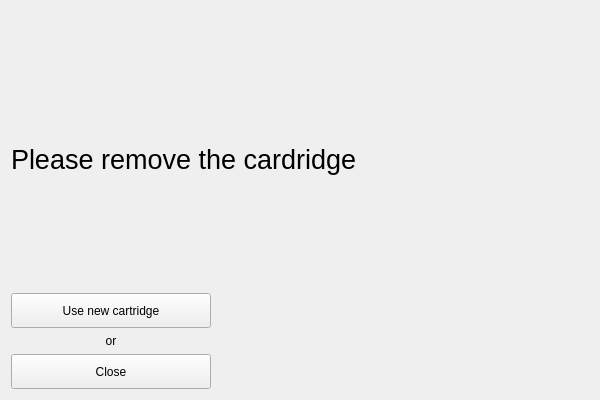
<?xml version="1.0" encoding="UTF-8"?>
<ui version="4.0">
 <class>Form</class>
 <widget class="QWidget" name="Form">
  <property name="geometry">
   <rect>
    <x>0</x>
    <y>0</y>
    <width>600</width>
    <height>400</height>
   </rect>
  </property>
  <property name="minimumSize">
   <size>
    <width>600</width>
    <height>400</height>
   </size>
  </property>
  <property name="windowTitle">
   <string>Form</string>
  </property>
  <layout class="QVBoxLayout" name="verticalLayout" stretch="0,3,1">
   <item>
    <widget class="QLabel" name="picture_label">
     <property name="text">
      <string/>
     </property>
    </widget>
   </item>
   <item>
    <widget class="QLabel" name="label">
     <property name="font">
      <font>
       <pointsize>20</pointsize>
      </font>
     </property>
     <property name="text">
      <string>Please remove the cardridge</string>
     </property>
    </widget>
   </item>
   <item>
    <layout class="QHBoxLayout" name="horizontalLayout">
     <item>
      <layout class="QVBoxLayout" name="verticalLayout_2">
       <property name="leftMargin">
        <number>0</number>
       </property>
       <item>
        <widget class="QPushButton" name="new_button">
         <property name="minimumSize">
          <size>
           <width>0</width>
           <height>35</height>
          </size>
         </property>
         <property name="text">
          <string>Use new cartridge</string>
         </property>
        </widget>
       </item>
       <item>
        <widget class="QLabel" name="label_2">
         <property name="text">
          <string>or</string>
         </property>
         <property name="alignment">
          <set>Qt::AlignCenter</set>
         </property>
        </widget>
       </item>
       <item>
        <widget class="QPushButton" name="close_button">
         <property name="minimumSize">
          <size>
           <width>200</width>
           <height>35</height>
          </size>
         </property>
         <property name="text">
          <string>Close</string>
         </property>
        </widget>
       </item>
      </layout>
     </item>
     <item>
      <spacer name="horizontalSpacer">
       <property name="orientation">
        <enum>Qt::Horizontal</enum>
       </property>
       <property name="sizeHint" stdset="0">
        <size>
         <width>40</width>
         <height>20</height>
        </size>
       </property>
      </spacer>
     </item>
    </layout>
   </item>
  </layout>
 </widget>
 <resources/>
 <connections/>
</ui>
